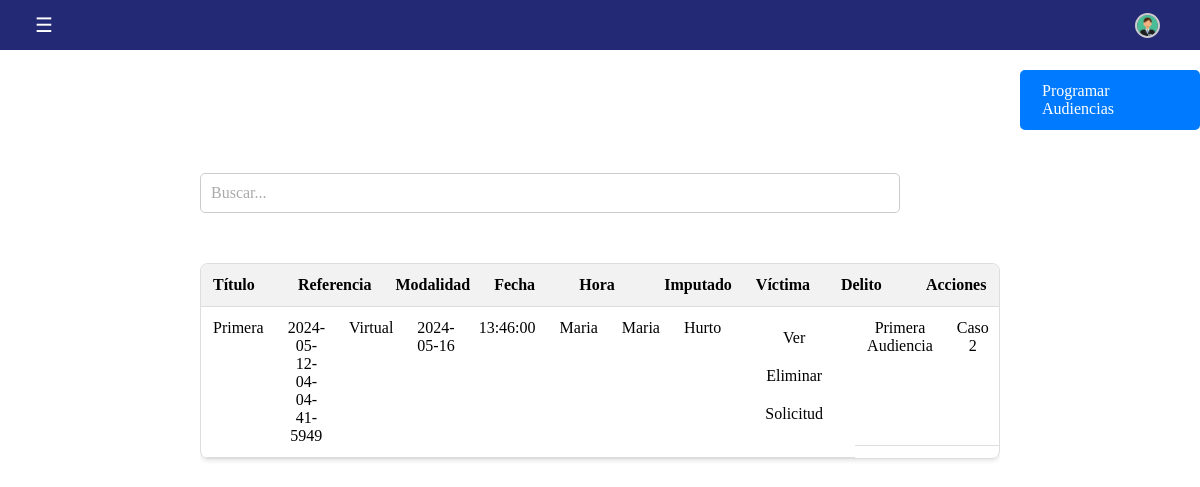
/Audiencias/Buscar_Audiencias.php (signed in), run on an earlier commit of the app's database.
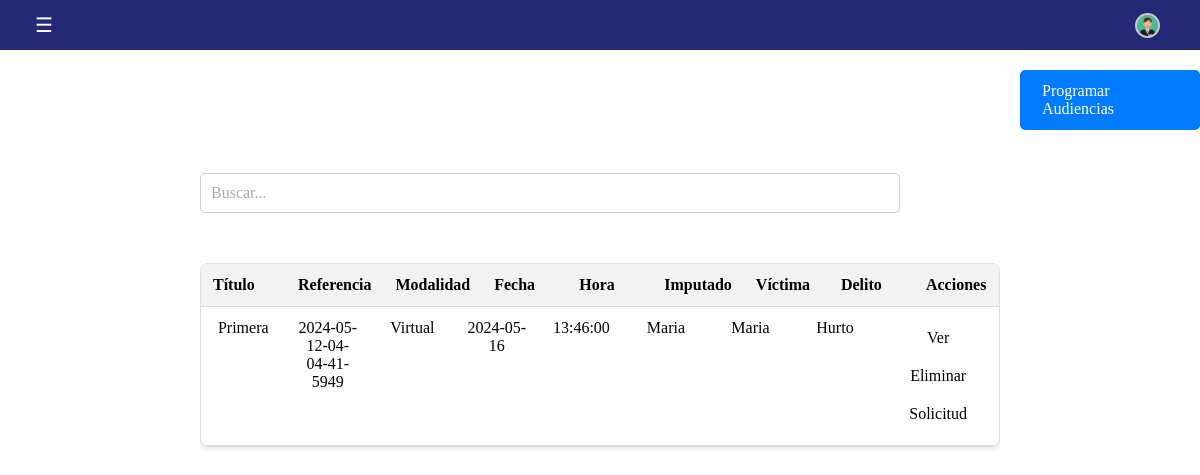
And on a later commit of the database.
### tables this page shows
CREATE TABLE `audiencias` (
  `id` int(11) NOT NULL,
  `titulo` varchar(255) NOT NULL,
  `caso` varchar(50) NOT NULL,
  `modalidad` varchar(50) NOT NULL,
  `fecha` date NOT NULL,
  `hora` time NOT NULL,
  `imputado` varchar(255) NOT NULL,
  `victima` varchar(255) NOT NULL,
  `delito` varchar(50) NOT NULL,
  `descripcion` text DEFAULT NULL,
  `juzgado` varchar(50) NOT NULL,
  `abogado` varchar(50) NOT NULL,
  `fiscal` varchar(50) NOT NULL,
  `sala` varchar(50) NOT NULL,
  `juez_suplente` varchar(50) NOT NULL
);

### Audiencias/Buscar_Audiencias.php (the view, shortened to what this page needs)
<!DOCTYPE html>
<html>
<head>
</head>
<body>
<a id="botonArribaIzquierda" href="/Audiencias/Principal_audiencias.php">Programar Audiencias</a>
<header class="main-header">
    <label for="btn-nav" class="btn-nav">&#9776;</label>
    <a href="/Formularios/Perfil.php">
<div class="circle-container">
    <img class="circle-image" src="/recursos/profile.png" alt="Tu imagen">
   </div>
   </a>
  </header>
<h2>Audiencias Registradas</h2>
<div class="table-container2">
<input type="text" id="searchInput" placeholder="Buscar...">
</div>
<div class="table-container">
  <div class="custom-table">
        <div class="table-header">
            <div class="table-cell">Título</div>
            <div class="table-cell">Referencia</div>
            <div class="table-cell">Modalidad</div>
            <div class="table-cell">Fecha</div>
            <div class="table-cell">Hora</div>
            <div class="table-cell">Imputado</div>
            <div class="table-cell">Víctima</div>
            <div class="table-cell">Delito</div>
            <div class="table-cell">Acciones</div>
        </div>
        <?php
    $servername = "localhost";
    $username = "root";
    $password = "";
    $database = "legalcc";
    $conn = new mysqli($servername, $username, $password, $database);
$sql = "SELECT * FROM audiencias ORDER BY fecha DESC";
    $result = $conn->query($sql);
    if ($result->num_rows > 0) {
        while($row = $result->fetch_assoc()) {
          echo "<center>";
          echo "<div class='table-row'>";
          echo "<div class='table-cell'>" . $row["titulo"] . "</a></div>";
          echo "<div class='table-cell'>" . $row["caso"] . "</div>";
          echo "<div class='table-cell'>" . $row["modalidad"] . "</div>";
          echo "<div class='table-cell'>" . $row["fecha"] . "</div>";
          echo "<div class='table-cell'>" . $row["hora"] . "</div>";
          echo "<div class='table-cell'>" . $row["imputado"] . "</div>";
          echo "<div class='table-cell'>" . $row["victima"] . "</div>";
          echo "<div class='table-cell'>" . $row["delito"] . "</div>";
          echo "<div class='table-cell'>";
                    echo "<center><a class='edit-button' href='ver_audiencia.php?id=" . $row["id"] . "'><i class='fa fa-eye'></i> Ver </a></center>";
          echo "<a class='edit-button' href='#' onclick='eliminar(".$row["id"].")'><i class='fa fa-trash'></i> Eliminar</a>";
          echo "<a href='' id='deleteRequestLink' >Solicitud</a>";
          echo "</div>";
        }
    } else {
        echo "<center>No hay audiencias registradas.</center>";
    }
    ?>
    </div>
</div>
</body>
</html>

What changed in the data, as far as the page shows it:
removed audiencias: titulo "Primera Audiencia", caso "Caso 2"
